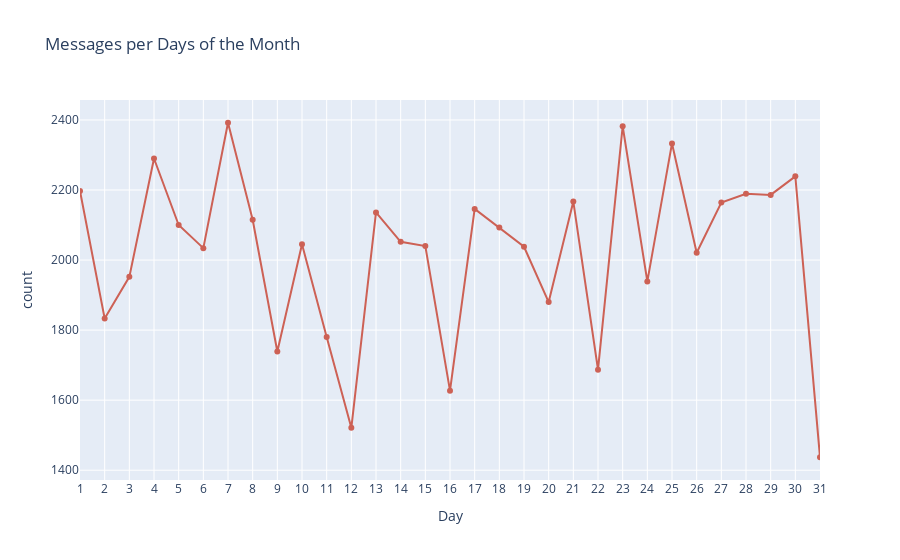

Notebook code for this chart:
### Code cell
fig = px.line(pd.DataFrame(df["Day"].value_counts().reset_index().sort_values(by = ["Day"])), 
             x = "Day", 
             y = "count",
             title = "Messages per Days of the Month",
             color_discrete_sequence = ["#CD6155"],
             markers =  True)

fig.update_layout(xaxis = dict(tickmode = "linear", tick0 = 1, dtick = 1))
fig.update_xaxes(range = [1, 31])

### Figure 1 — Plotly figure (JSON) as saved in the notebook; plotly's stock layout.template omitted (floating-point values rounded to 4 significant figures)
{"data": [{"hovertemplate": "Day=%{x}<br>count=%{y}<extra></extra>", "legendgroup": "", "line": {"color": "#CD6155", "dash": "solid"}, "marker": {"symbol": "circle"}, "mode": "lines+markers", "name": "", "orientation": "v", "showlegend": false, "type": "scatter", "x": [1, 2, 3, 4, 5, 6, 7, 8, 9, 10, 11, 12, 13, 14, 15, 16, 17, 18, 19, 20, 21, 22, 23, 24, 25, 26, 27, 28, 29, 30, 31], "xaxis": "x", "y": [2197, 1833, 1952, 2290, 2100, 2034, 2392, 2115, 1739, 2045, 1780, 1521, 2136, 2052, 2040, 1627, 2146, 2093, 2038, 1880, 2167, 1687, 2382, 1939, 2333, 2021, 2164, 2189, 2186, 2239, 1437], "yaxis": "y"}], "layout": {"legend": {"tracegroupgap": 0}, "title": {"text": "Messages per Days of the Month"}, "xaxis": {"anchor": "y", "domain": [0, 1], "dtick": 1, "range": [1, 31], "tick0": 1, "tickmode": "linear", "title": {"text": "Day"}}, "yaxis": {"anchor": "x", "domain": [0, 1], "title": {"text": "count"}}}}
